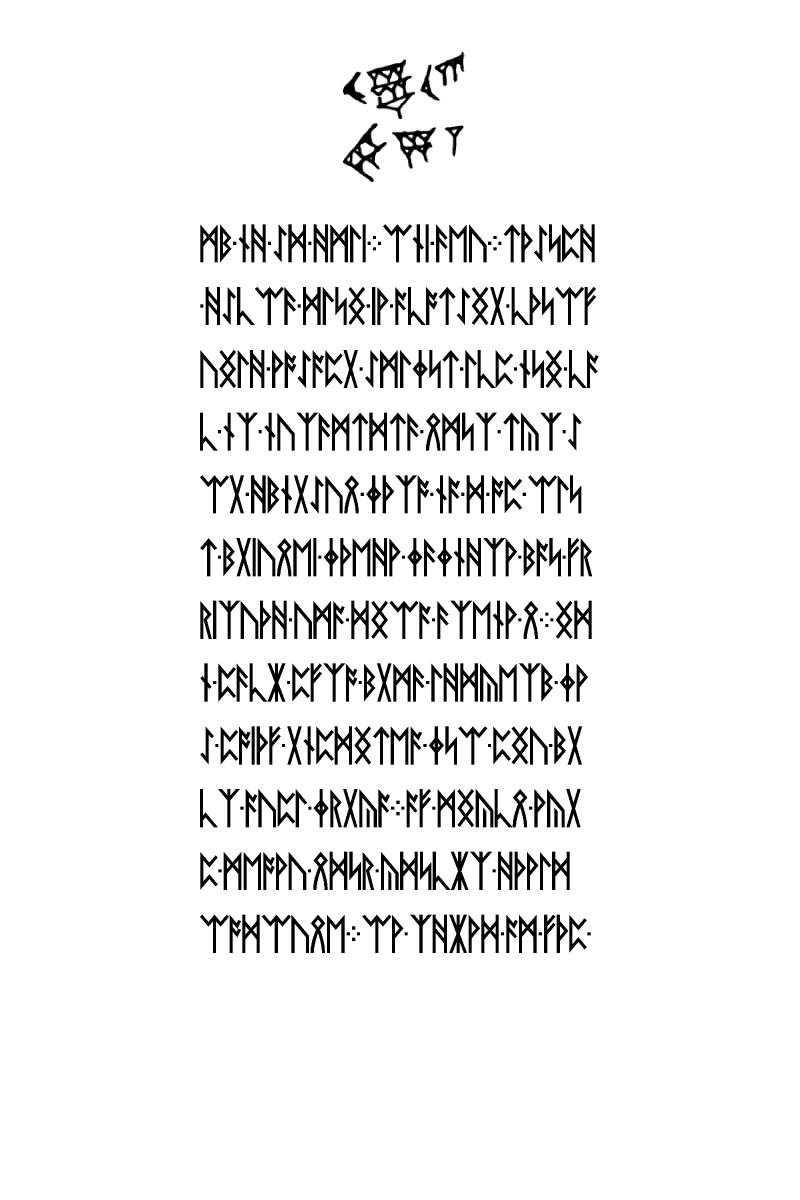
#> input picture resources/liber-primus/51.jpg, 2400 x 3600 px (shown at 1/3 size)
$ python lp2_cuneiform_historic_raster_sft.py
#> lines starting #> are read from the running program, lines starting #| are printed output that depends on the picture; after the words box and inside, x2 and y2 are one past the last pixel; in counts of white or black regions, pixels touching at a corner belong together
"""#2994: finite exact-byte historical raster test; Pillow + numpy only."""
from pathlib import Path
from collections import deque
import hashlib, io, urllib.request, json
import numpy as np
from PIL import Image

ROOT = Path(__file__).resolve().parents[1]
SOURCES = [
    ("jpg", "https://upload.wikimedia.org/wikipedia/commons/1/16/Babylonian_numerals.jpg", 29817, "3aea0ef57bf0e0f3a3a649c4f6029777fefee5be"),
    ("png", "https://upload.wikimedia.org/wikipedia/commons/3/30/Babylonian_numerals.PNG", 103353, "34b579130dc217751020af35becedb64c35c4f7a"),
]
# Fixed glyph-only windows measured on the displayed 500x324 chart.
BOXES = [(106,199,147,223),(105,66,148,89),(445,131,498,160),(36,2,54,25)]
GROUPS = [(4,2),(3,1),(7,9),(8,)]
NAMES = ("17","13","55","1")
ANGLES = range(-60,61,5)
SCALES = tuple(i/10 for i in range(5,26))

def crop(m):
    y,x=np.where(m)
    if len(x)==0: raise ValueError("empty crop")
    return m[y.min():y.max()+1,x.min():x.max()+1]

def components(m):
    h,w=m.shape
#> h = 470; w = 480
    labels=np.zeros(m.shape,np.int32)
    n=0
    for y,x in zip(*np.where(m)):
        if labels[y,x]: continue
        n+=1; labels[y,x]=n; q=deque([(y,x)])
        while q:
            a,b=q.popleft()
            for dy in (-1,0,1):
                for dx in (-1,0,1):
                    c,d=a+dy,b+dx
                    if 0<=c<h and 0<=d<w and m[c,d] and labels[c,d]==0:
                        labels[c,d]=n; q.append((c,d))
#> this loop made 29402 passes
#> (y, x) on passes 2 to 4: (27, 426), (27, 427), (27, 428)
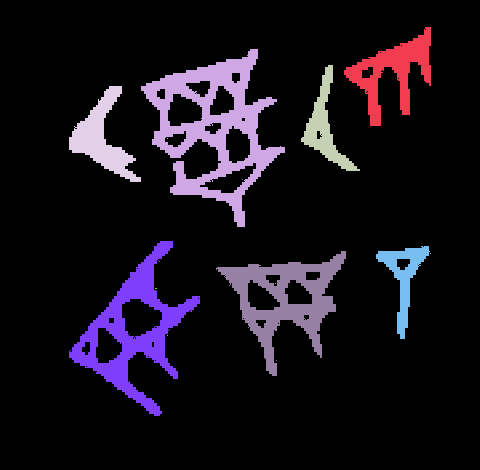
#> labels: shape (470, 480) int32; 15 distinct labels, from 0 to 14; one colour per label, 0 black
#> after the loop, n = 14
    return labels

def resize(m,scale):
    h,w=m.shape
    return np.asarray(Image.fromarray(m.astype(np.uint8)*255).resize((max(1,round(w*scale)),max(1,round(h*scale))),Image.Resampling.NEAREST))>127

def transform(m,angle,scale):
    p=Image.fromarray(resize(m,scale).astype(np.uint8)*255)
    return crop(np.asarray(p.rotate(angle,expand=True,resample=Image.Resampling.NEAREST))>127)

def iou(a,b):
    shape=tuple(int(x+y-1) for x,y in zip(a.shape,b.shape))
    inter=round(float(np.fft.irfft2(np.fft.rfft2(a.astype(float),s=shape,axes=(0,1))*np.fft.rfft2(b[::-1,::-1].astype(float),s=shape,axes=(0,1)),s=shape,axes=(0,1)).max()))
    return inter/(int(a.sum())+int(b.sum())-inter)

def fit(src,tgt):
    best=(-1,None)
    independent=[(-1,None) for _ in src]
    for angle in ANGLES:
        for scale in SCALES:
            scores=[iou(transform(s,angle,scale),t) for s,t in zip(src,tgt)]
            avg=float(np.mean(scores))
            if avg>best[0]: best=(avg,[angle,float(scale),scores])
            for i,v in enumerate(scores):
                if v>independent[i][0]: independent[i]=(v,[angle,float(scale)])
    return {"shared":best,"individual":independent}

def main():
    page=np.asarray(Image.open(ROOT/"resources/liber-primus/51.jpg").convert("L"))
    labels=components(page[130:600,960:1440]<128)
    areas=[int((labels==i).sum()) for i in [4,2,3,1,7,9,8]]
#> areas = [2528, 8756, 1726, 3070, 6228, 5548, 1538]
    assert areas==[2528,8756,1726,3070,6228,5548,1538],areas
    tgt=[crop(resize(crop(np.isin(labels,g)),.25)) for g in GROUPS]
#> in crop, `y,x=np.where(m)`: y = 11284 values from 49 to 226; x = 11284 values, max 284 at index 7377, min 69 at index 6303, mean 188.2
#> in crop, `y,x=np.where(m)`:
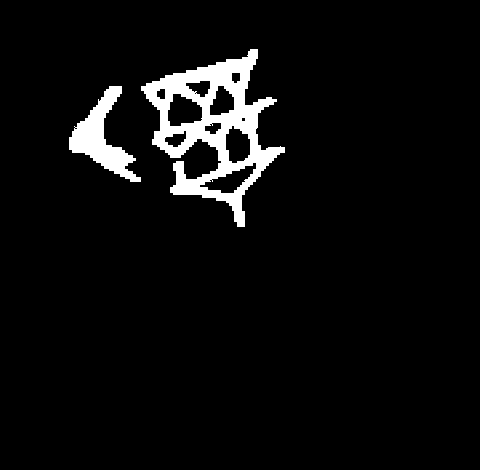
#> m: shape (470, 480) bool; 5% white; 2 white regions, box (x1, y1, x2, y2) and area: (141, 49, 285, 227) 8756, (69, 86, 141, 182) 2528
#> in crop, `return m[y.min():y.max()+1,x.min():x.max()+1]`:
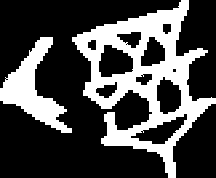
#> returned value: shape (178, 216) bool; 29.3% white; 2 white regions, box (x1, y1, x2, y2) and area: (72, 0, 216, 178) 8756, (0, 37, 72, 133) 2528
#> in resize, `h,w=m.shape`: h = 178; w = 216
#> in resize, `return np.asarray(Image.fromarray(m.astype(np.uint8)*255).resize((max(..`: returned value: shape (44, 54) bool; 29.7% white; 2 white regions, box (x1, y1, x2, y2) and area: (18, 0, 54, 44) 547, (0, 9, 18, 33) 159
#> in crop (call 3), `y,x=np.where(m)`: y = 4796 values from 27 to 170; x = 4796 values, max 430 at index 5, min 301 at index 4084, mean 368
#> in crop (call 3), `y,x=np.where(m)`: m: shape (470, 480) bool; 2.1% white; 2 white regions, box (x1, y1, x2, y2) and area: (344, 27, 431, 126) 3070, (301, 65, 360, 171) 1726
#> in crop (call 3), `return m[y.min():y.max()+1,x.min():x.max()+1]`:
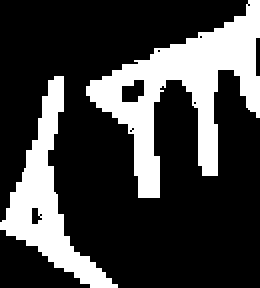
#> returned value: shape (144, 130) bool (shown 2 times larger); 25.6% white; 2 white regions, box (x1, y1, x2, y2) and area: (43, 0, 130, 99) 3070, (0, 38, 59, 144) 1726
#> in resize (call 2), `return np.asarray(Image.fromarray(m.astype(np.uint8)*255).resize((max(..`: returned value: shape (36, 32) bool; 26.7% white; 2 white regions, box (x1, y1, x2, y2) and area: (11, 0, 32, 25) 198, (0, 9, 15, 36) 110
#> in crop (call 5), `y,x=np.where(m)`: y = 11776 values from 241 to 415; x = 11776 values, max 345 at index 180, min 69 at index 9474, mean 205
#> in crop (call 5), `y,x=np.where(m)`: m: shape (470, 480) bool; 5.2% white; 2 white regions, box (x1, y1, x2, y2) and area: (69, 241, 200, 416) 6228, (216, 251, 346, 376) 5548
#> in crop (call 5), `return m[y.min():y.max()+1,x.min():x.max()+1]`:
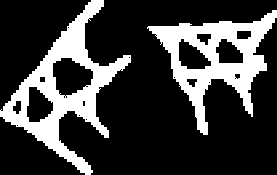
#> returned value: shape (175, 277) bool; 24.3% white; 2 white regions, box (x1, y1, x2, y2) and area: (0, 0, 131, 175) 6228, (147, 10, 277, 135) 5548
#> in resize (call 3), `return np.asarray(Image.fromarray(m.astype(np.uint8)*255).resize((max(..`: returned value: shape (44, 69) bool; 24.1% white; 2 white regions, box (x1, y1, x2, y2) and area: (0, 0, 33, 44) 386, (37, 3, 69, 34) 345
#> in crop (call 7), `y,x=np.where(m)`: y = 1538 values from 246 to 338; x = 1538 values, max 429 at index 137, min 376 at index 240, mean 403.4
#> in crop (call 7), `y,x=np.where(m)`:
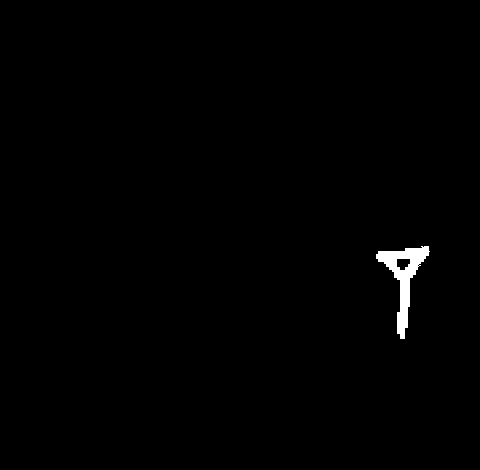
#> m: shape (470, 480) bool; 0.68% white; 1 white region, box (x1, y1, x2, y2) and area: (376, 246, 430, 339) 1538
#> in crop (call 7), `return m[y.min():y.max()+1,x.min():x.max()+1]`:
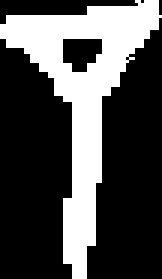
#> returned value: shape (93, 54) bool (shown 3 times larger); 30.6% white; 1 white region, box (x1, y1, x2, y2) and area: (0, 0, 54, 93) 1538
#> tgt = 4 items
    out={}
    for ext,url,size,sha in SOURCES:
        try:
            req=urllib.request.Request(url,headers={"User-Agent":"LiberPrimusResearch/1.0 (public historical image comparison; github.com/FlareZ123/liber-primus)"})
            with urllib.request.urlopen(req,timeout=25) as f: raw=f.read(200000)
        except Exception as e:
            print(ext,"retrieval failed",repr(e),flush=True)
            continue
        actual=hashlib.sha1(raw).hexdigest()
        if len(raw)!=size or actual!=sha:
            print(ext,"unverified bytes",len(raw),actual,flush=True);continue
        image=Image.open(io.BytesIO(raw)).convert("L")
        assert image.size==(500,324)
        print(ext,"verified",len(raw),actual,flush=True)
        for threshold in [96,128,160]:
            src=[crop(np.asarray(image.crop(b))<threshold) for b in BOXES]
            result=fit(src,tgt)
            print(ext,threshold,json.dumps(result),flush=True)
            out[(ext,threshold)]=result
            if threshold==128:
                plants=[transform(s,20,1.5) for s in src]
                control=fit(src,plants)
                print(ext,"exact-copy control",json.dumps(control),flush=True)
                assert abs(control["shared"][0]-1)<1e-9
    print("Verified raster threshold runs:",len(out),flush=True)

if __name__=="__main__": main()
#> (the call stopped at in main, `with urllib.request.urlopen(req,timeout=25) as f: raw=f.read(200000)`: the network is not available in this run)
